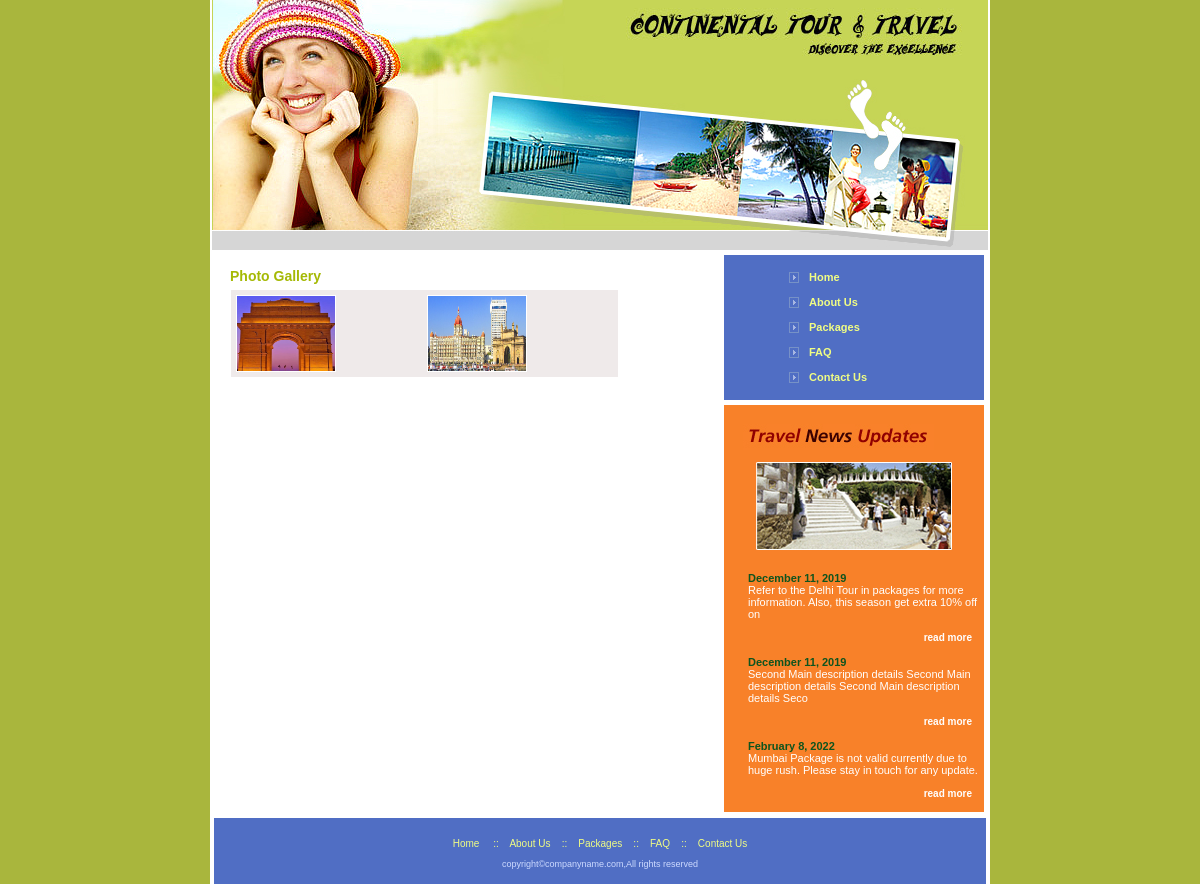
Screenshot of /photogallery.php with the database file from the repository.
### tables this page shows
CREATE TABLE `travel_photogallery` (
  `id` int(11) NOT NULL,
  `photo` varchar(225) NOT NULL,
  `home_featured` int(1) NOT NULL
);

CREATE TABLE `travel_news` (
  `id` int(11) NOT NULL,
  `title` text NOT NULL,
  `details` text NOT NULL,
  `created_at` date NOT NULL
);

### body_right.php (the view)
<table width="100%" cellspacing="0" cellpadding="0">
          <tr>
            <td align="right" valign="top" style="padding-right:6px;"><table width="260" cellpadding="0" cellspacing="0" bgcolor="#506EC4">
              <tr>
                <td style="padding-top:10px; padding-bottom:10px;">
				<div class="menu"><a href="index.php">Home</a></div>
				<div class="menu"><a href="aboutus.php">About Us</a></div>
				<div class="menu"><a href="packages.php">Packages</a></div>
				<div class="menu"><a href="faq.php">FAQ</a></div>
				<div class="menu"><a href="contactus.php">Contact Us</a></div>				</td>
              </tr>
            </table></td>
          </tr>
          <tr>
            <td align="right" valign="top" style="padding-right:6px; padding-top:5px;">
			<table width="260" cellpadding="0" cellspacing="0" bgcolor="#F88129">
              <tr>
                <td align="left" valign="top" style="padding-top:19px; padding-left:19px;"><img src="images/index_20.jpg" width="191" height="26" alt="" /></td>
              </tr>
			    <tr>
                <td align="center" valign="top" style="padding-top:12px;
				padding-bottom:12px;"><img src="images/index_45.jpg" width="196" height="88" alt="" /></td>
              </tr>
			  <tr>
			  <td align="left" valign="top" style="color:#FFFFFF; padding-left:24px; padding-top:10px; padding-right:4px;">
             	<marquee direction="up"  height="352" scrolldelay="200" >
				<?php
				while($row_news=mysqli_fetch_array($rs_news))
				{
				?>
					<span style="color:#0E541E; font-weight:bold;"><?php echo date("F j, Y",strtotime($row_news['created_at'])); ?></span><br />
					 <?php echo substr($row_news['details'],0,100); ?><br /><br />
				  <span  style="float:right;"><a href="newsdetails.php?id=<?php echo $row_news['id'] ?>" class="more2"  style="text-decoration:none;">read more </a></span><br /><br />
				  <?php
				  }
				  ?>
				</marquee>
			 </td>
			  </tr>
            </table></td>
          </tr>
        </table>

### body_photogallery.php (shortened to what this page needs)
<table width="94%" border="0" align="left" cellpadding="0" cellspacing="0">
          <tr>
            <td height="35" align="left" valign="middle" class="heading" style="padding-top:6px;">Photo Gallery</td>
          </tr>
          <tr>
            <td valign="top" class="contentbody">
							<table width="85%" cellpadding="0" cellspacing="0" bgcolor="#EFEAEA">
                      <tr>
                        <td>
						<table width="100%" cellspacing="5" cellpadding="0">
                          <tr>
							<?php
							while($row_photo=mysqli_fetch_array($rs_photo))
							{
							?>
                      			 <td width="25%"><a class="group4"  href="uploaded/<?php echo $row_photo['photo']; ?>" title="" ><img src="uploaded/<?php echo $row_photo['photo']; ?>" alt="" width="98" height="75" class="border" border="0" /></a></td>
							<?php
							}
							?>
                          </tr>
                        </table>
						</td>
                      </tr>
                    </table>
              </td>
          </tr>
        </table>

### styles/style.css (style rules this page uses)
body { padding:0px; margin:0px; background-color:#A9B63D; }
td { font-family:Verdana, Arial, Helvetica, sans-serif; font-size:11px; color:#666666; }
.menu { font-family:Verdana, Arial, Helvetica, sans-serif; font-size:11px; font-weight:bold; text-align:left; color:#F0FD84; background-image:url(../images/index_07.jpg); background-repeat:no-repeat; background-position:65px; padding-left:85px; line-height:25px; }
.menu a { color:#F0FD84 ;text-decoration:none; }
.more2 { color:#ffffff; font-size:10px; font-weight:bold; padding-top:8px; padding-bottom:8px; padding-right:8px; }
.heading { color:#E91B01; padding-left:20px; font-weight:bold; font-size:14px; }
.border { border:#FFFFFF 1px solid; }
.contentbody { color:#878282; padding-left:21px; text-align:justify; }
.contentbody a { color:#F88129; font-weight:bold; text-decoration:none; }
.heading { color:#A5B905; font-weight:bold; font-size:14px; }

### rows the page displays
travel_photogallery: photo (picture)
travel_photogallery: photo (picture)
travel_news: created_at "December 11, 2019", details "Refer to the Delhi Tour in packages for more information. Also, this season get extra 10% off on"
travel_news: created_at "December 11, 2019", details "Second Main description details Second Main description details Second Main description details Seco"
travel_news: created_at "February 8, 2022", details "Mumbai Package is not valid currently due to huge rush. Please stay in touch for any update."
